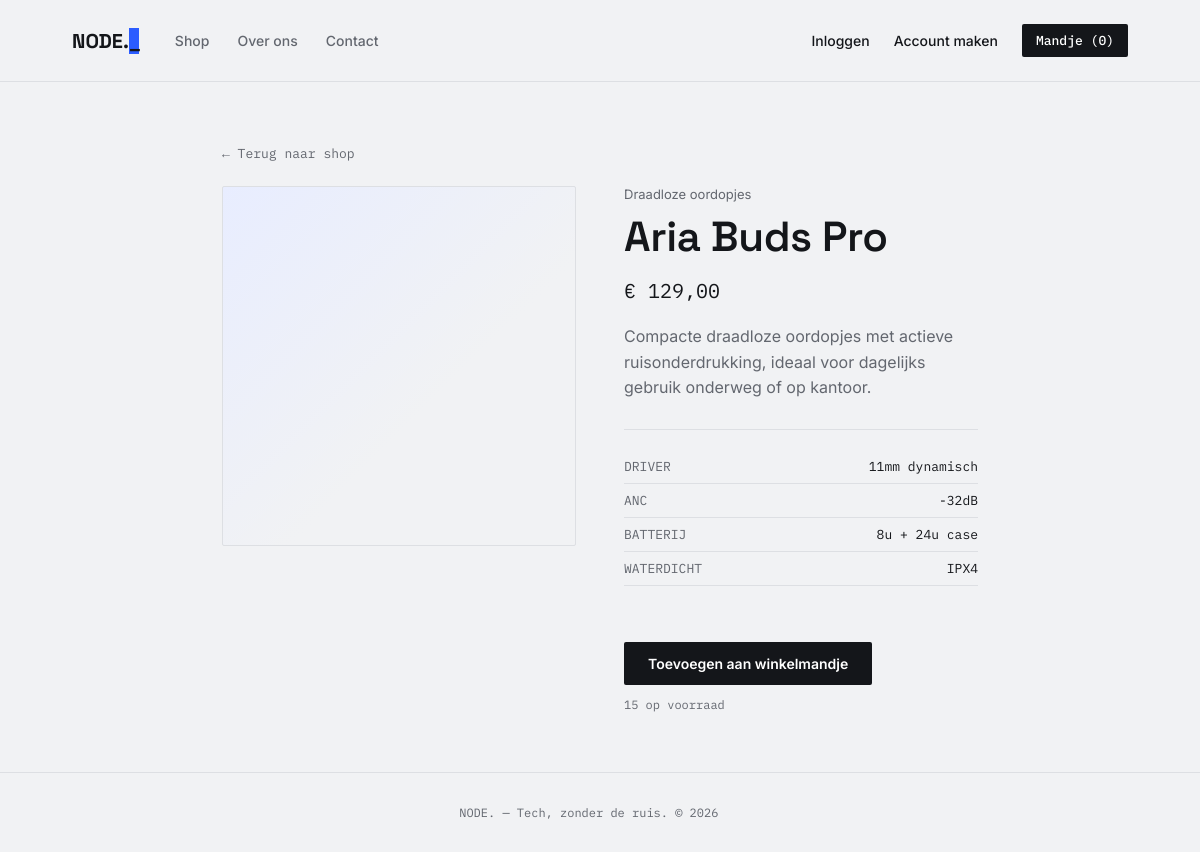
Page /product/1 on the committed database.
### models.py (models this page shows)
class Product(db.Model):
    id = db.Column(db.Integer, primary_key=True)
    name = db.Column(db.String(150), nullable=False)
    category = db.Column(db.String(100), nullable=False)
    price = db.Column(db.Float, nullable=False)
    description = db.Column(db.Text, nullable=False, default="")
    stock = db.Column(db.Integer, nullable=False, default=10)
    spec1_label = db.Column(db.String(50), default="")
    spec1_value = db.Column(db.String(100), default="")
    spec2_label = db.Column(db.String(50), default="")
    spec2_value = db.Column(db.String(100), default="")
    spec3_label = db.Column(db.String(50), default="")
    spec3_value = db.Column(db.String(100), default="")
    spec4_label = db.Column(db.String(50), default="")
    spec4_value = db.Column(db.String(100), default="")
    @property
    def specs(self):
        pairs = [
            (self.spec1_label, self.spec1_value),
            (self.spec2_label, self.spec2_value),
            (self.spec3_label, self.spec3_value),
            (self.spec4_label, self.spec4_value),
        ]
        return [(l, v) for l, v in pairs if l]

### app.py (the view)
@app.route("/product/<int:product_id>")
def product_detail(product_id):
    product = db.session.get(Product, product_id)
    if not product:
        flash("Product niet gevonden.")
        return redirect(url_for("home"))
    return render_template("product.html", product=product)

### app.py (called while the page is built)
def get_cart():
    return session.get("cart", {})

@app.context_processor
def inject_cart_count():
    cart = get_cart()
    count = sum(cart.values())
    return {"cart_count": count}

### templates/product.html (shortened to what this page needs)
{% extends "base.html" %}
{% block content %}
<div class="container" style="max-width:900px;">
  <a href="{{ url_for('home') }}" style="font-family:var(--mono); font-size:13px; color:var(--ink-soft);">&larr; Terug naar shop</a>
  <div style="display:grid; grid-template-columns:1fr 1fr; gap:48px; margin-top:24px;">
    <div class="card-glyph" style="height:360px;"></div>
    <div>
      <div class="card-cat" style="margin-bottom:8px;">{{ product.category }}</div>
      <h1 style="margin-bottom:14px;">{{ product.name }}</h1>
      <div style="font-family:var(--mono); font-size:20px; margin-bottom:20px;">€ {{ "%.2f"|format(product.price)|replace(".", ",") }}</div>
      <p style="color:var(--ink-soft); line-height:1.6; margin-bottom:28px;">{{ product.description }}</p>
      {% if product.specs %}
      <div style="border-top:1px solid var(--line); padding-top:20px; margin-bottom:28px;">
        {% for label, value in product.specs %}
        <div style="display:flex; justify-content:space-between; font-family:var(--mono); font-size:13px; padding:8px 0; border-bottom:1px solid var(--line);">
          <span style="color:var(--ink-soft);">{{ label }}</span>
          <span>{{ value }}</span>
        </div>
        {% endfor %}
      </div>
      {% endif %}
      {% if product.stock > 0 %}
      <form method="POST" action="{{ url_for('cart_add', product_id=product.id) }}">
        <button type="submit" class="btn">Toevoegen aan winkelmandje</button>
      </form>
      <p style="font-family:var(--mono); font-size:12px; color:var(--ink-soft); margin-top:12px;">{{ product.stock }} op voorraad</p>
      {% else %}
      <p style="font-family:var(--mono); font-size:13px; color:var(--ink-soft);">Momenteel niet op voorraad</p>
      {% endif %}
    </div>
  </div>
</div>
{% endblock %}

### templates/base.html (style rules this page uses)
:root { --bg:#F1F2F4; --surface:#FFFFFF; --ink:#14161A; --ink-soft:#63676F; --line:#DDDFE3; --accent:#2B5CFF; --accent-soft:#E8EDFF; --mono:'IBM Plex Mono',monospace; --grotesk:'Space Grotesk',sans-serif; --sans:'Inter',sans-serif; }
* { margin:0;padding:0;box-sizing:border-box; }
body { background:var(--bg);color:var(--ink);font-family:var(--sans);-webkit-font-smoothing:antialiased;min-height:100vh;display:flex;flex-direction:column; }
a { color:inherit;text-decoration:none; }
.container { max-width:1100px;margin:0 auto;padding:60px 6vw; }
h1 { font-family:var(--grotesk);font-weight:600;font-size:clamp(28px,4vw,42px);letter-spacing:-0.01em; }
.btn { display:inline-block;background:var(--ink);color:#fff;font-weight:600;font-size:14px;padding:13px 24px;border-radius:2px;border:none;cursor:pointer;transition:background .15s ease;font-family:var(--sans); }
form .btn { margin-top:28px; }
.card-glyph { width:100%;height:120px;border-radius:2px;background:linear-gradient(135deg,var(--accent-soft) 0%,transparent 60%),repeating-linear-gradient(45deg,var(--bg) 0 2px,transparent 2px 14px);border:1px solid var(--line);margin-bottom:18px; }
.card-cat { font-size:13px;color:var(--ink-soft);margin-bottom:14px; }

### rows in the picture
Product: category "Draadloze oordopjes", name "Aria Buds Pro", price "129,00", description "Compacte draadloze oordopjes met actieve ruisonderdrukking, ideaal voor dagelijks gebruik onderweg of op kantoor.", spec1_label "DRIVER", spec1_value "11mm dynamisch", spec2_label "ANC", spec2_value "-32dB", spec3_label "BATTERIJ", spec3_value "8u + 24u case", spec4_label "WATERDICHT", spec4_value "IPX4", stock "15"

### other values in the picture
{{ cart_count }} "0"
